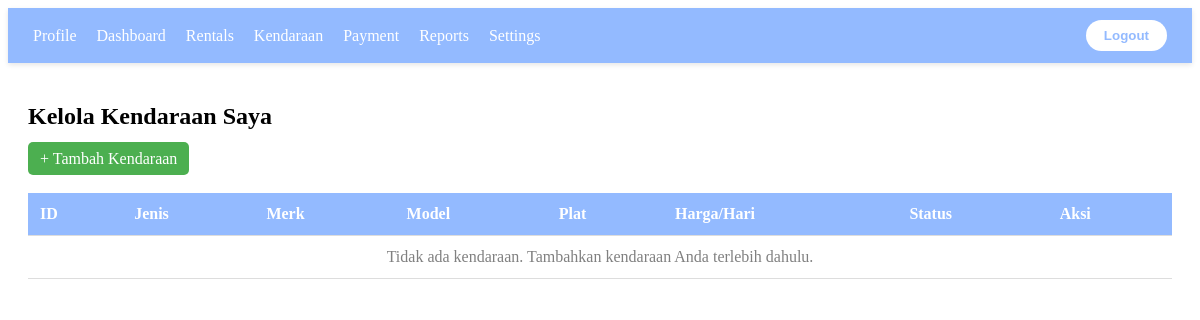
Page /public/mitra/kelola_kendaraan.php (signed in) on the earlier database version.
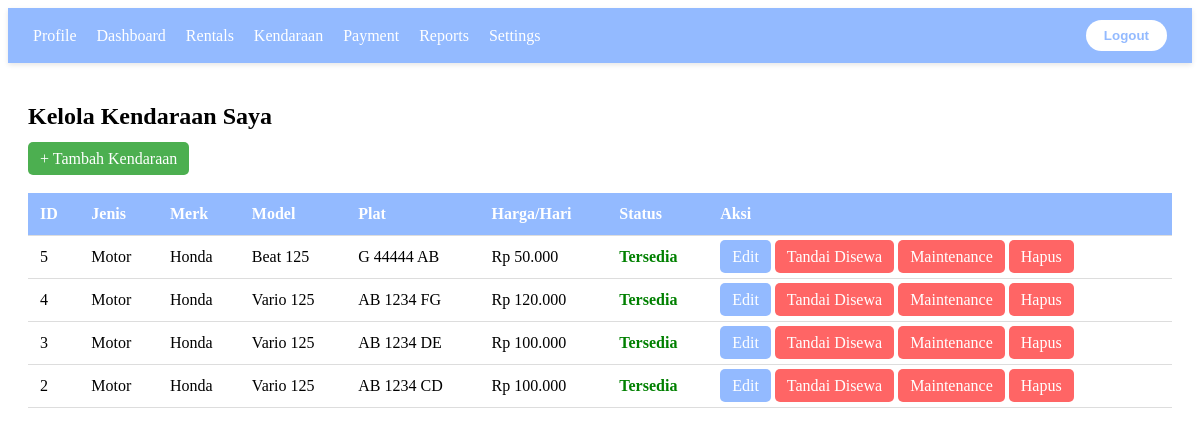
Same page on the later database version.
### tables this page shows
CREATE TABLE `kendaraan` (
  `kendaraan_id` int(11) NOT NULL,
  `id_mitra` int(11) NOT NULL,
  `jenis_kendaraan` enum('motor','mobil','lainnya') NOT NULL,
  `merk` varchar(100) NOT NULL,
  `model` varchar(100) NOT NULL,
  `tahun` year(4) DEFAULT NULL,
  `plat_nomor` varchar(20) NOT NULL,
  `harga_sewa_per_hari` decimal(10,2) NOT NULL,
  `status_kendaraan` enum('tersedia','disewa','maintenance') DEFAULT 'tersedia',
  `foto` longblob DEFAULT NULL
);

### app/kelola_logic.php (called while the page is built, shortened)
<?php
require_once __DIR__ . '/../config/koneksi.php';
class KelolaKendaraan {
    private $conn;
    public function __construct()
    {
        global $conn;
        $this->conn = $conn;
    }
    public function getKendaraanByMitra($id_mitra)
    {
        $sql = "SELECT * FROM kendaraan WHERE id_mitra = ? ORDER BY kendaraan_id DESC";
        $stmt = $this->conn->prepare($sql);
        $stmt->bind_param("i", $id_mitra);
        $stmt->execute();
        return $stmt->get_result()->fetch_all(MYSQLI_ASSOC);
    }
}
?>

### public/mitra/kelola_kendaraan.php (the view, shortened to what this page needs)
<?php
require_once __DIR__ . '/../../app/auth.php';
require_once __DIR__ . '/../../app/kelola_logic.php';
$kendaraan = new KelolaKendaraan();
$id_mitra = $_SESSION['id_mitra'];
$dataKendaraan = $kendaraan->getKendaraanByMitra($id_mitra);
?>
<?php include_once __DIR__ . '/../navbar.php'; ?>
<!DOCTYPE html>
<html lang="id">
<head>
</head>
<body>
<div class="container" style="padding:20px;">
    <h2>Kelola Kendaraan Saya</h2>
    <a href="tambah_kendaraan.php" class="btn btn-green">+ Tambah Kendaraan</a>
    <table>
        <thead>
            <tr>
                <th>ID</th>
                <th>Jenis</th>
                <th>Merk</th>
                <th>Model</th>
                <th>Plat</th>
                <th>Harga/Hari</th>
                <th>Status</th>
                <th>Aksi</th>
            </tr>
        </thead>
        <tbody>
<?php if (empty($dataKendaraan)): ?>
    <tr>
        <td colspan="8" style="text-align:center; color:gray;">
            Tidak ada kendaraan. Tambahkan kendaraan Anda terlebih dahulu.
        </td>
    </tr>
<?php else: ?>
    <?php foreach ($dataKendaraan as $row): ?>
    <tr>
        <td><?= $row['kendaraan_id'] ?></td>
        <td><?= ucfirst($row['jenis_kendaraan']) ?></td>
        <td><?= $row['merk'] ?></td>
        <td><?= $row['model'] ?></td>
        <td><?= $row['plat_nomor'] ?></td>
        <td>Rp <?= number_format($row['harga_sewa_per_hari'], 0, ',', '.') ?></td>
        <td>
    <?php if ($row['status_kendaraan'] === 'tersedia'): ?>
        <span style="color:green; font-weight:bold;">Tersedia</span>
    <?php elseif ($row['status_kendaraan'] === 'disewa'): ?>
        <span style="color:red; font-weight:bold;">Disewa</span>
    <?php else: ?>
        <span style="color:orange; font-weight:bold;">Maintenance</span>
    <?php endif; ?>
</td>
<td>
    <a href="edit_kendaraan.php?id=<?= $row['kendaraan_id'] ?>" class="btn">Edit</a>
    <?php if ($row['status_kendaraan'] == 'tersedia'): ?>
        <a href="../../app/kelola_logic.php?action=ubah_status&id=<?= $row['kendaraan_id'] ?>&status=disewa"
           class="btn btn-red">Tandai Disewa</a>
        <a href="../../app/kelola_logic.php?action=ubah_status&id=<?= $row['kendaraan_id'] ?>&status=maintenance"
           class="btn btn-red">Maintenance</a>
    <?php elseif ($row['status_kendaraan'] == 'disewa'): ?>
        <a href="../../app/kelola_logic.php?action=ubah_status&id=<?= $row['kendaraan_id'] ?>&status=tersedia"
           class="btn btn-green">Tersedia</a>
    <?php else: ?>
        <a href="../../app/kelola_logic.php?action=ubah_status&id=<?= $row['kendaraan_id'] ?>&status=tersedia"
           class="btn btn-green">Tersedia</a>
    <?php endif; ?>
    <a href="../../app/kelola_logic.php?action=hapus&id=<?= $row['kendaraan_id'] ?>"
       class="btn btn-red"
       onclick="return confirm('Yakin ingin menghapus kendaraan ini?')">
        Hapus
    </a>
</td>
    </tr>
    <?php endforeach; ?>
<?php endif; ?>
        </tbody>
    </table>
</div>
</body>
</html>

### public/navbar.php (shortened to what this page needs)
<?php
$BASE_URL = "/Rent.ID/public/";
?>
<nav>
  <ul>
    <?php if ($_SESSION['role'] === 'customer'): ?>
      <li><a href="<?= $BASE_URL ?>profile.php">Profile</a></li>
      <li><a href="<?= $BASE_URL ?>dashboard_Customer.php"
             class="<?= basename($_SERVER['PHP_SELF']) === 'dashboard_Customer.php' ? 'active' : '' ?>">
          Dashboard
      </a></li>
      <li><a href="<?= $BASE_URL ?>cust/vechiles_user.php">Vehicles</a></li>
      <li><a href="<?= $BASE_URL ?>cust/my_rentals.php">My Rentals</a></li>
      <li><a href="#">Settings</a></li>
    <?php elseif ($_SESSION['role'] === 'mitra'): ?>
      <li><a href="<?= $BASE_URL ?>profile.php">Profile</a></li>
      <li><a href="<?= $BASE_URL ?>Dashboard_Mitra.php"
             class="<?= basename($_SERVER['PHP_SELF']) === 'Dashboard_Mitra.php' ? 'active' : '' ?>">
          Dashboard
      </a></li>
      <li><a href="<?= $BASE_URL ?>mitra/rentals.php">Rentals</a></li>
      <li><a href="<?= $BASE_URL ?>mitra/kelola_kendaraan.php">Kendaraan</a></li>
      <li><a href="#">Payment</a></li>
      <li><a href="#">Reports</a></li>
      <li><a href="#">Settings</a></li>
    <?php endif; ?>
  </ul>
  <button class="logout-btn" onclick="window.location.href='/Rent.ID/app/auth.php?action=logout'">
    Logout
</button>
</nav>

### public/navbar.php (style rules this page uses)
nav { display: flex; justify-content: space-between; align-items: center; background-color: #93BAFF; padding: 12px 25px; box-shadow: 0 2px 5px rgba(0,0,0,0.1); }
nav ul { list-style: none; display: flex; gap: 20px; margin: 0; padding: 0; }
nav a { text-decoration: none; color: white; font-weight: 500; transition: color 0.2s ease, border-bottom 0.2s ease; }
.logout-btn { background-color: white; color: #93BAFF; border: none; border-radius: 20px; padding: 8px 18px; cursor: pointer; font-weight: 600; transition: background-color 0.3s ease, transform 0.2s ease; }

### public/mitra/kelola_kendaraan.php (style rules this page uses)
table { width: 100%; border-collapse: collapse; margin-top: 25px; }
th, td { padding: 12px; border-bottom: 1px solid #ddd; text-align: left; }
th { background: #93BAFF; color: white; }
.btn { padding: 8px 12px; background: #93BAFF; color: white; text-decoration: none; border-radius: 5px; }
.btn-red { background: #ff6565; }
.btn-green { background: #4CAF50; }

Differences in the rows shown:
added kendaraan: kendaraan_id "5", jenis_kendaraan "Motor", merk "Honda", model "Beat 125", plat_nomor "G 44444 AB", harga_sewa_per_hari "50.000", status_kendaraan "Tersedia"
added kendaraan: kendaraan_id "4", jenis_kendaraan "Motor", merk "Honda", model "Vario 125", plat_nomor "AB 1234 FG", harga_sewa_per_hari "120.000", status_kendaraan "Tersedia"
added kendaraan: kendaraan_id "3", jenis_kendaraan "Motor", merk "Honda", model "Vario 125", plat_nomor "AB 1234 DE", harga_sewa_per_hari "100.000", status_kendaraan "Tersedia"
added kendaraan: kendaraan_id "2", jenis_kendaraan "Motor", merk "Honda", model "Vario 125", plat_nomor "AB 1234 CD", harga_sewa_per_hari "100.000", status_kendaraan "Tersedia"
Other differences:
text no longer shown: "Tidak ada kendaraan. Tambahkan kendaraan Anda terlebih dahulu."
